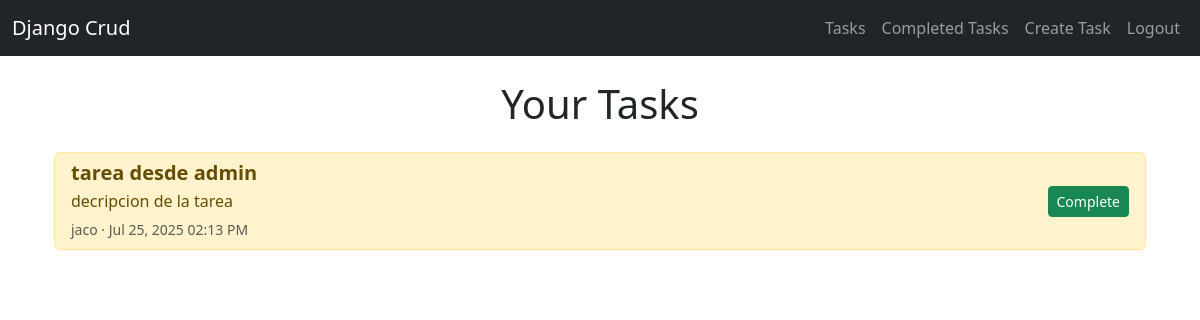
The app's page /completed_tasks/ (signed in), older data.
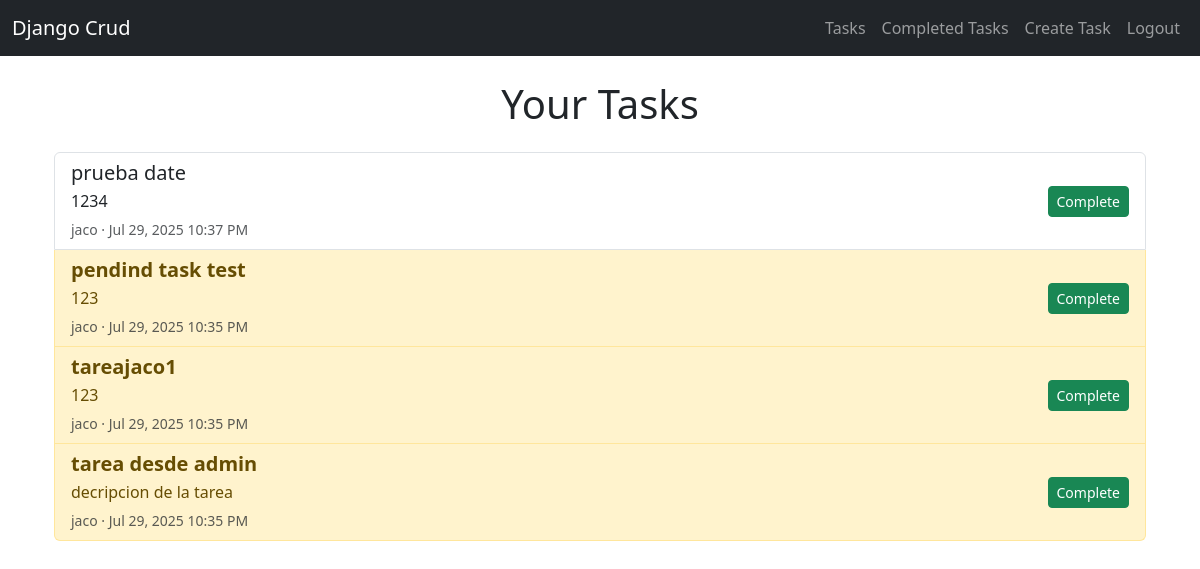
The same page, newer data.
### tasks/models.py (models this page shows, shortened)
class Task(models.Model):
    title = models.CharField(max_length=200)
    description = models.TextField(blank=True)
    creationdate = models.DateTimeField(auto_now_add=True)
    completiondate = models.DateTimeField(null=True, blank=True)
    important = models.BooleanField(default=False)
    user = models.ForeignKey(User, on_delete=models.CASCADE)

### tasks/views.py (the view)
# urls.py: path('completed_tasks/', views.completed_tasks, name="completed_tasks"),
@login_required
def completed_tasks(request):
    task_list = Task.objects.filter(
        user=request.user, completiondate__isnull=False).order_by('-completiondate')
    return render(request, 'tasks.html', {
        'tasklist': task_list
    })

### tasks/templates/tasks.html (shortened to what this page needs)
{% extends 'base.html' %}
{% block content %}
<div class="container mt-4">
    <h1 class="mb-4 text-center">Your Tasks</h1>
    {% if tasklist %}
        <div class="list-group">
            {% for task in tasklist %}
                <div class="list-group-item {% if task.important %}list-group-item-warning{% endif %}">
                    <div class="d-flex justify-content-between align-items-center">
                        <div class="me-3" style="flex: 1;">
                            <a href="{% url 'taskdetail' task.id %}" class="text-decoration-none text-reset">
                                <h5 class="mb-1">
                                    {% if task.important %}
                                        <strong>{{ task.title }}</strong>
                                    {% else %}
                                        {{ task.title }}
                                    {% endif %}
                                </h5>
                                <p class="mb-1">{{ task.description }}</p>
                                <small class="text-muted">
                                    {{ task.user.username }} ·
                                    {{ task.completiondate|date:"M j, Y h:i A" }}
                                </small>
                            </a>
                        </div>
                        <form action="{% url 'completetask' task.id %}" method="POST" class="ms-3">
                            <button type="submit" class="btn btn-success btn-sm">Complete</button>
                        </form>
                    </div>
                </div>
            {% endfor %}
        </div>
    {% else %}
        <div class="alert alert-info text-center">
            No tasks found. Why not <a href="{% url 'createtask' %}" class="alert-link">create one</a>?
        </div>
    {% endif %}
</div>
{% endblock %}

Row changes from the older to the newer data that the page shows:
added Task: title "prueba date", description "1234", user.username "jaco", completiondate "Jul 29, 2025 10:37 PM", important False (drawn)
added Task: title "pendind task test", description "123", user.username "jaco", completiondate "Jul 29, 2025 10:35 PM"
now on this page (row edited): Task: title "tareajaco1", description "123", user.username "jaco", completiondate "Jul 29, 2025 10:35 PM"
changed Task "tarea desde admin": completiondate "Jul 25, 2025 02:13 PM" → "Jul 29, 2025 10:35 PM"
